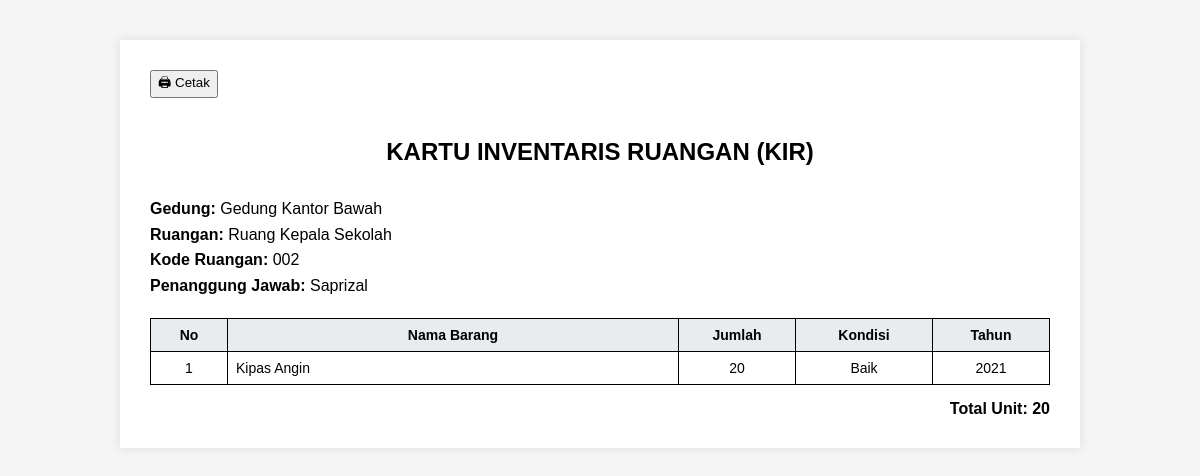
The page /ruangan/2/cetak/ on the database its author committed.
### sarpras/models.py (models this page shows, shortened)
class Ruangan(models.Model):
    gedung = models.ForeignKey(
        Gedung,
        on_delete=models.CASCADE,
        related_name='ruangan'
    )
    nama = models.CharField(max_length=200)
    kode = models.CharField(max_length=50)
    penanggung_jawab = models.CharField(max_length=200, blank=True, null=True)

class Gedung(models.Model):
    kode_barang = models.CharField(max_length=50)
    nama = models.CharField(max_length=200)
    lokasi = models.CharField(max_length=200)
    luas = models.FloatField()
    kondisi = models.CharField(max_length=100)
    tahun_perolehan = models.IntegerField()

class PeralatanMesin(models.Model):
    kode_barang = models.CharField(max_length=50, unique=True)
    nama = models.CharField(max_length=200)
    jumlah = models.PositiveIntegerField(default=0)
    kondisi = models.CharField(max_length=100)
    tahun_perolehan = models.PositiveIntegerField()
    gambar = models.ImageField(
        upload_to='peralatan/',
        blank=True,
        null=True)
    ruangan = models.ForeignKey ('Ruangan',
        on_delete=models.SET_NULL,
        null=True,
        blank=True,
        related_name='peralatan'
    )

### sarpras/views.py (the view)
# urls.py: path('ruangan/<int:id>/cetak/', views.cetak_kir, name='cetak_kir'),
def cetak_kir(request, id):
    ruangan = get_object_or_404(Ruangan, id=id)
    peralatan = ruangan.peralatan.all()
    total_unit = sum([p.jumlah for p in peralatan])
    return render(request, 'sarpras/kartu_inventaris_ruangan.html', {
        'ruangan': ruangan,
        'peralatan': peralatan,
        'total_unit': total_unit
    })

### sarpras/templates/sarpras/kartu_inventaris_ruangan.html (shortened to what this page needs)
<!DOCTYPE html>
<html>
<head>
</head>
<body>
<div class="container">
    <button onclick="window.print()" class="print-btn">🖨 Cetak</button>
    <h2>KARTU INVENTARIS RUANGAN (KIR)</h2>
    <div class="info">
        <strong>Gedung:</strong> {{ ruangan.gedung.nama }} <br>
        <strong>Ruangan:</strong> {{ ruangan.nama }} <br>
        <strong>Kode Ruangan:</strong> {{ ruangan.kode }} <br>
        <strong>Penanggung Jawab:</strong> {{ ruangan.penanggung_jawab }}
    </div>
    <table>
        <thead>
            <tr>
                <th width="60">No</th>
                <th>Nama Barang</th>
                <th width="100">Jumlah</th>
                <th width="120">Kondisi</th>
                <th width="100">Tahun</th>
            </tr>
        </thead>
        <tbody>
        {% for item in peralatan %}
            <tr>
                <td class="text-center">{{ forloop.counter }}</td>
                <td>{{ item.nama }}</td>
                <td class="text-center">{{ item.jumlah }}</td>
                <td class="text-center">{{ item.kondisi }}</td>
                <td class="text-center">{{ item.tahun_perolehan }}</td>
            </tr>
        {% empty %}
            <tr>
                <td colspan="5" class="text-center">
                    Tidak ada data peralatan
                </td>
            </tr>
        {% endfor %}
        </tbody>
    </table>
    <div class="text-right">
        Total Unit: {{ total_unit }}
    </div>
</div>
</body>
</html>

### sarpras/templates/sarpras/kartu_inventaris_ruangan.html (style rules this page uses)
body { font-family: Arial, sans-serif; background: #f5f5f5; }
.container { max-width: 900px; margin: 40px auto; background: white; padding: 30px; box-shadow: 0 0 10px rgba(0,0,0,0.1); }
h2 { text-align: center; margin-bottom: 30px; }
.info { margin-bottom: 20px; line-height: 1.6; }
table { width: 100%; border-collapse: collapse; margin-top: 10px; }
th, td { border: 1px solid #000; padding: 8px; font-size: 14px; }
th { background: #e9ecef; text-align: center; }
.text-center { text-align: center; }
.text-right { text-align: right; margin-top: 15px; font-weight: bold; }
.print-btn { margin-bottom: 20px; }

### rows shown on the page
Ruangan: gedung.nama "Gedung Kantor Bawah", nama "Ruang Kepala Sekolah", kode "002", penanggung_jawab "Saprizal"
PeralatanMesin: nama "Kipas Angin", jumlah "20", kondisi "Baik", tahun_perolehan "2021"

### other values the page prints
{{ total_unit }} "20"
